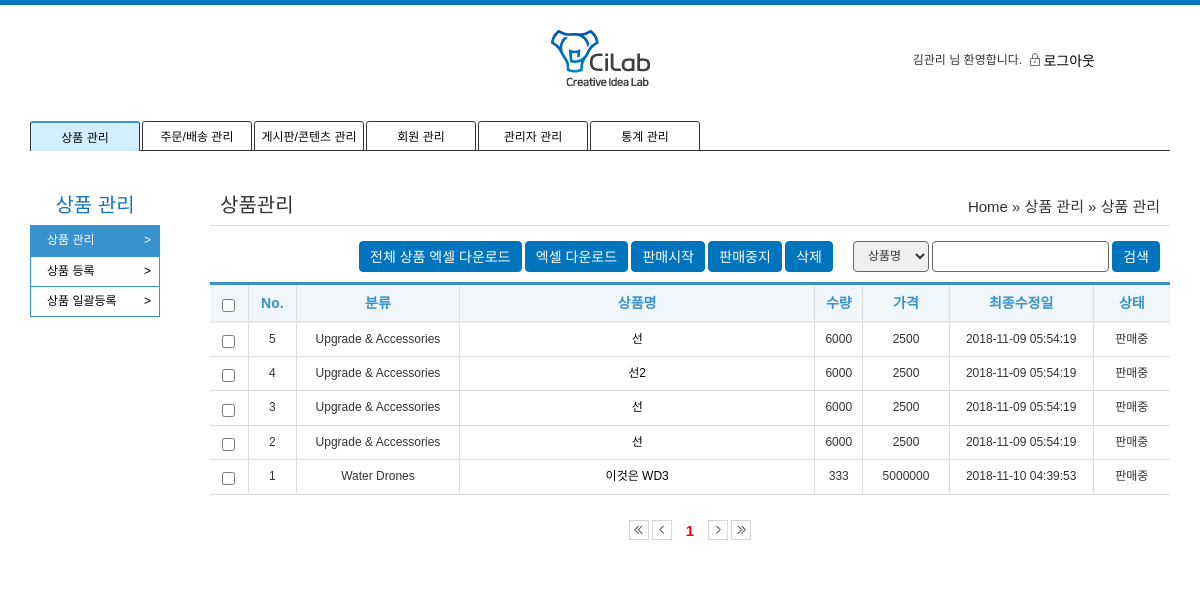
The page /admin/pm/list.php (signed in) on the database as committed earlier.
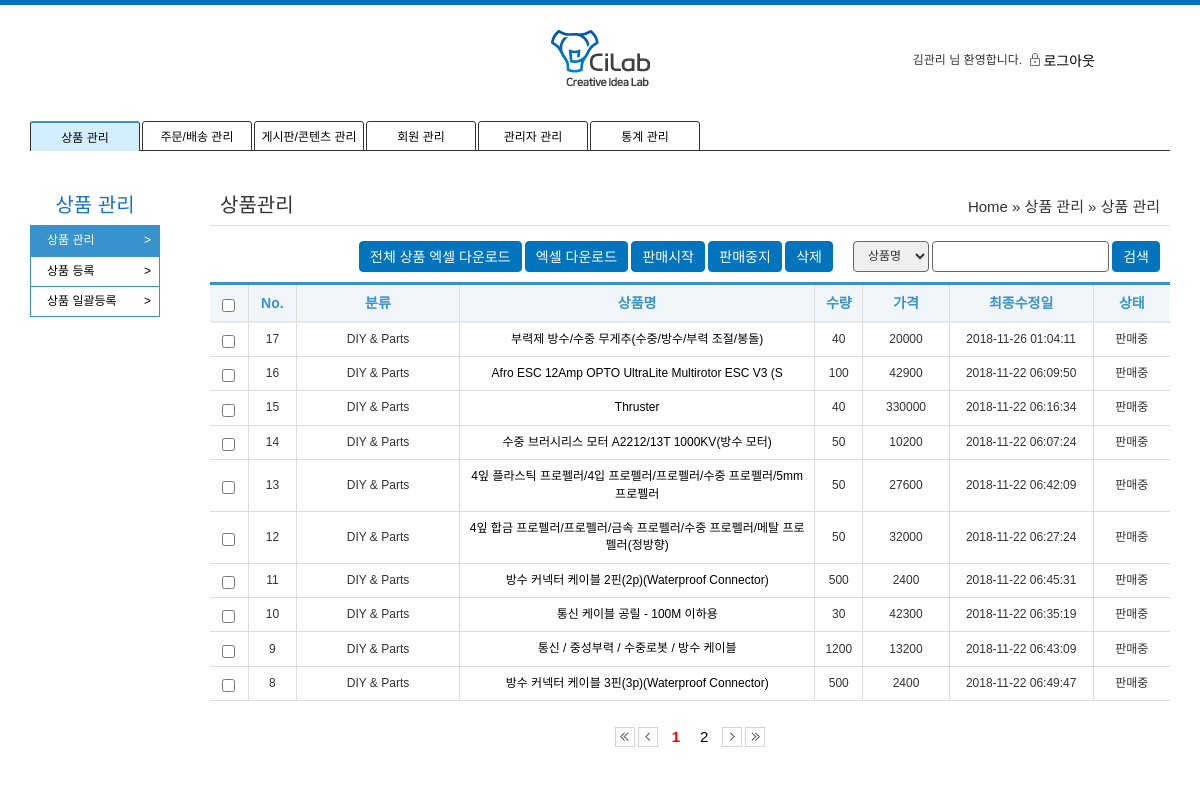
The same page on the database as committed later.
### tables this page shows
CREATE TABLE `tb_product` (
  `pk_no` int(11) NOT NULL,
  `fd_name` varchar(50) DEFAULT NULL,
  `fd_price` int(11) DEFAULT NULL,
  `fd_category` varchar(50) DEFAULT NULL,
  `fd_content` longtext,
  `fd_stock` int(11) DEFAULT NULL,
  `fd_date` varchar(50) DEFAULT NULL,
  `fd_status` varchar(50) DEFAULT NULL,
  `fd_delivery` int(11) DEFAULT NULL,
  `fd_made` varchar(50) DEFAULT NULL,
  `fd_main_img` varchar(200) DEFAULT NULL,
  `fd_new_main_img` varchar(200) DEFAULT NULL,
  `fd_sub_img` varchar(200) DEFAULT NULL,
  `fd_new_sub_img` varchar(200) DEFAULT NULL,
  `fd_option` varchar(200) DEFAULT NULL,
  `fk_admin` varchar(50) DEFAULT NULL
);

### admin/pm/list.php (the view, shortened to what the changed rows need)
<?php
	include '../admin_header.php';
	include_once("../../common.php");
	$page = $_GET['page'] ?? 1;
	$name = $_GET['p_name'] ?? '';
	$category = $_GET['category'] ?? 5;
	$status = $_GET['p_status'] ?? 3;
	$total_count = product_get_count($name,$category,$status);
	$query_string = $_SERVER['QUERY_STRING'];
	$query_arr = explode('&', $query_string);
	$query_string ="";
	foreach ($query_arr as $query) {
		$query_sp = explode('=', $query);
		if($query_sp[0]!='page'){
			$query_string .= $query."&";
		}
	}
?>
<section class="container">
	<table class="list-table">
		<colgroup>
		</colgroup>
		<thead class="admin_list">
			<tr>
				<th class="thead_th">
					<input type="checkbox" id="chk_all">
				</th>
				<th scope="col" class="thead_th">No.</th>
				<th scope="col" class="thead_th">분류</th>
				<th scope="col" class="thead_th">상품명</th>
				<th scope="col" class="thead_th">수량</th>
				<th scope="col" class="thead_th">가격</th>
				<th scope="col" class="thead_th">최종수정일</th>
				<th scope="col" class="thead_th">상태</th>
			</tr>
		</thead>
		<tbody>
				<?php
					$count = product_get_count_admin($page,$name,$category,$status);
					$count = $count-($page-1)*10;
					$result = while_get_production_list($page,$name,$category,$status);
					while ($r = mysqli_fetch_array($result)) {
				?>
			<tr>
				<td class="tbody_td">
					<input type="checkbox" class="list_chk">
				</td>
				<td class="tbody_td"><?= $count?></td>
				<td class="tbody_td">
					<?php
						if($r['fd_category']==1) echo "Water Drones";
						elseif($r['fd_category']==2) echo "Upgrade & Accessories";
						elseif($r['fd_category']==3) echo "DIY & Parts";
						elseif($r['fd_category']==4) echo "Water Education Kit";
					?>
				</td>
				<td class="tbody_td"><a href="detail.php?no=<?=$r['pk_no']?>"><?= $r['fd_name']?></a></td>
				<td class="tbody_td"><?=$r['fd_stock']?></td>
				<td class="tbody_td"><?=$r['fd_price']?></td>
				<td class="tbody_td"><?=$r['fd_date']?></td>
				<td class="tbody_td"><?=$r['fd_status']?></td>
			</tr>
				<?php
					$count=$count-1;
					}
				?>
		</tbody>
	</table>
	<div class="page_nav">
		<a href="?<?=$query_string?>page=1">
			<img src="/images/icon/btn_first.png" alt="pre" id="first_img" class="page_nav_btn">
		</a>
		<a href="?<?=$query_string?>page=<?php if($page>1){ echo $page-1;}else{ echo '1';} ?>">
			<img src="/images/icon/btn_prev.png" alt="pre" id="prev_img" class="page_nav_btn" >
		</a>
		<?php
			$page_info = make_page($page,$total_count,$query_string,10);
		?>
		<a href="?<?=$query_string?>page=<?php if($page<$page_info[0]){ echo $page+1;}else{ echo $page_info[1];} ?>">
			<img src="/images/icon/btn_next.png" alt="pre" id="next_img" class="page_nav_btn">
		</a>
		<a href="?<?=$query_string?>page=<?=$page_info[0]?>">
			<img src="/images/icon/btn_last.png" alt="pre" id="last_img" class="page_nav_btn">
		</a>
	</div>
</section>
</body>
</html>

### common.php (shortened to what the changed rows need)
<?php
	include_once('config/db_config.php');
	$mysqli = new mysqli($host, $user, $pw, $dbName);
    function make_page($page,$total_count,$query_string,$count){
    	if($page%$count==1)
			$start_num = $page;
		else
			$start_num = (ceil($page/$count)-1)*$count+1;
		$total_count = $total_count[0];
		$page_size = $count+$start_num-1;
		$total_page = ceil($total_count/$count);
		if($page_size>$total_page){
			$for_end = $total_page;
		}else{
			$for_end = $page_size;
		};
		for($i=$start_num; $i<=$for_end;$i++){
			if ($page ==$i){
				echo "<a class = 'page_num on'>".$i."</a>";
			}else{
				echo "<a href='?".$query_string."page=".$i."' class = 'page_nav_btn page_num'>".$i."</a>";
			}
		}
		return [$total_page,$for_end];
    }
	function query_send($query){
		global $mysqli;
		return mysqli_query($mysqli, $query);
	}
	function while_get_production_list($start_num,$name,$category,$status){
		$start_num = ($start_num-1)*10;
		$query = 'select * from tb_product where fd_name like "%'.$name.'%"';
		$query .= ' order by fd_category desc limit '.$start_num.', 10 ';
		$result = query_send($query);
		return $result;
	}
	function product_get_count_admin($start_num,$name,$category,$status){
		$query = 'select count(*) from tb_product where fd_name like "%'.$name.'%"';
		$result = query_send($query);
		$info = mysqli_fetch_array($result);
		return $info[0];
	}
	function product_get_count($name,$category,$status){
		$query = 'select count(*) from tb_product where fd_name like "%'.$name.'%"';
		$result = query_send($query);
		$count = mysqli_fetch_array($result);
		return $count;
	}
?>

Rows that differ between the two databases and show on the page:
changed tb_product: count "2" → "17"; fd_name "선" → "부력제 방수/수중 무게추(수중/방수/부력 조절/봉돌)"; fd_stock "6000" → "40"; fd_price "2500" → "20000"; fd_date "2018-11-09 05:54:19" → "2018-11-26 01:04:11"; fd_category "Upgrade & Accessories" → "DIY & Parts"; moves up the list
changed tb_product: count "4" → "16"; fd_name "선2" → "Afro ESC 12Amp OPTO UltraLite Multirotor ESC V3 (S"; fd_stock "6000" → "100"; fd_price "2500" → "42900"; fd_date "2018-11-09 05:54:19" → "2018-11-22 06:09:50"; fd_category "Upgrade & Accessories" → "DIY & Parts"
changed tb_product: count "3" → "15"; fd_name "선" → "Thruster"; fd_stock "6000" → "40"; fd_price "2500" → "330000"; fd_date "2018-11-09 05:54:19" → "2018-11-22 06:16:34"; fd_category "Upgrade & Accessories" → "DIY & Parts"
changed tb_product: count "5" → "14"; fd_name "선" → "수중 브러시리스 모터 A2212/13T 1000KV(방수 모터)"; fd_stock "6000" → "50"; fd_price "2500" → "10200"; fd_date "2018-11-09 05:54:19" → "2018-11-22 06:07:24"; fd_category "Upgrade & Accessories" → "DIY & Parts"; moves down the list
changed tb_product: count "1" → "13"; fd_name "이것은 WD3" → "4잎 플라스틱 프로펠러/4입 프로펠러/프로펠러/수중 프로펠러/5mm 프로펠러"; fd_stock "333" → "50"; fd_price "5000000" → "27600"; fd_date "2018-11-10 04:39:53" → "2018-11-22 06:42:09"; fd_category "Water Drones" → "DIY & Parts"
added tb_product: count "12", fd_category "DIY & Parts", fd_name "4잎 합금 프로펠러/프로펠러/금속 프로펠러/수중 프로펠러/메탈 프로펠러(정방향)", fd_stock "50", fd_price "32000", fd_date "2018-11-22 06:27:24", fd_status "판매중"
added tb_product: count "11", fd_category "DIY & Parts", fd_name "방수 커넥터 케이블 2핀(2p)(Waterproof Connector)", fd_stock "500", fd_price "2400", fd_date "2018-11-22 06:45:31", fd_status "판매중"
added tb_product: count "10", fd_category "DIY & Parts", fd_name "통신 케이블 공릴 - 100M 이하용", fd_stock "30", fd_price "42300", fd_date "2018-11-22 06:35:19", fd_status "판매중"
added tb_product: count "9", fd_category "DIY & Parts", fd_name "통신 / 중성부력 / 수중로봇 / 방수 케이블", fd_stock "1200", fd_price "13200", fd_date "2018-11-22 06:43:09", fd_status "판매중"
added tb_product: count "8", fd_category "DIY & Parts", fd_name "방수 커넥터 케이블 3핀(3p)(Waterproof Connector)", fd_stock "500", fd_price "2400", fd_date "2018-11-22 06:49:47", fd_status "판매중"
Other text that changed with them:
new list line: "2"
